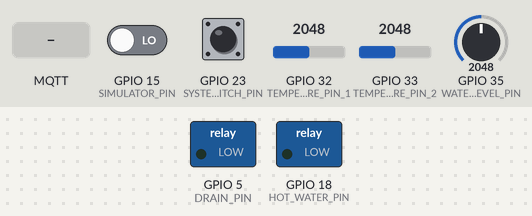
A program run on a simulated ESP32. On the bench: switched loads named in the program (green lamp = pin HIGH). Inputs (shaded band) come from the test bench; at power-on: GPIO 23 (SYSTEM_SWITCH_PIN) LOW, GPIO 15 (SIMULATOR_PIN) LOW, GPIO 32 (TEMPERATURE_PIN_1) = 2048, GPIO 33 (TEMPERATURE_PIN_2) = 2048, GPIO 35 (WATER_LEVEL_PIN) = 2048. WiFi joins after 1.5 s; servers stay silent unless stated; no MQTT or app messages arrive unless stated; what the program prints to the serial monitor is not drawn.

Above: at 2.7 s.
2.8 s: GPIO 23 (SYSTEM_SWITCH_PIN) pulled HIGH for 1 s
At 4.7 s:
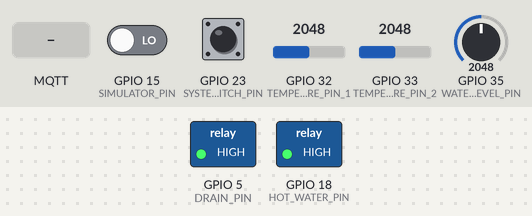
7.0 s: MQTT message "0" arrives on the first subscribed topic
8.5 s: MQTT message "0" arrives on the second subscribed topic
10.0 s: GPIO 23 (SYSTEM_SWITCH_PIN) pulled HIGH for 3.2 s
At 12.0 s:
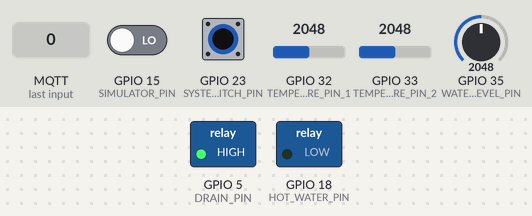
15.0 s: MQTT message "0" arrives on the third subscribed topic
Timing chart, 0 to 17.5 s (numbered marks = the images above; inputs shaded):
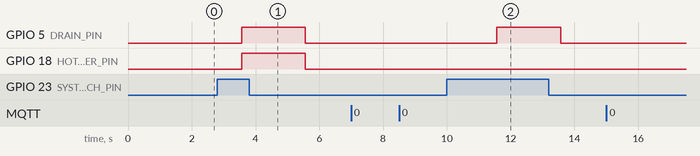

The program:

main.cpp
```cpp
/* This code is released under CC0 1.0 Universal (Public Domain).
 * You can copy, modify, and distribute it for any purpose.
 */

// This code controls a bathtube

#include <Arduino.h>

#include <PubSubClient.h>
#include <WiFi.h>

// Pin definitions
constexpr int SYSTEM_SWITCH_PIN = 23;
constexpr int TEMPERATURE_PIN_1 = 32;
constexpr int TEMPERATURE_PIN_2 = 33;
constexpr int WATER_LEVEL_PIN = 35;
constexpr int HOT_WATER_PIN = 18;
constexpr int COLD_WATER_PIN = 19;
constexpr int DRAIN_PIN = 5;
constexpr int SIMULATOR_PIN = 15;

constexpr int ADC_RESOLUTION = 4095;

constexpr float THERMISTOR_BETA = 3950;

constexpr float WATER_MIN_MEASUREMENT_CM = 0.0;
constexpr float WATER_MAX_MEASUREMENT_CM = 100.0;

// Hysteresis settings
constexpr float HYSTERESIS_TEMP = 0.5;  // degrees Celsius
constexpr float HYSTERESIS_LEVEL = 2.0; // cm

const char* WIFI_SSID = "Wokwi-GUEST";
const char* WIFI_PASSWORD = "";

// MQTT / Ubidots Configuration
constexpr const char* MQTT_BROKER = "industrial.api.ubidots.com";
constexpr int MQTT_PORT = 1883;
constexpr const char* MQTT_CLIENTID = "Bathtub";
constexpr const char* UBIDOTS_TOKEN = "BBUS-6aZS0jNXGwWelkXlikrfk96WVKKuCI";

// Device Label (The 'Device' in Ubidots)
constexpr const char* DEVICE_LABEL = "bathtub";

// MQTT variable Labels from device to broker
constexpr const char* VAR_TEMP_AVG = "avg-temperature";
constexpr const char* VAR_LEVEL = "water-level";
constexpr const char* VAR_HOT_WATER = "hot-water-status";
constexpr const char* VAR_COLD_WATER = "cold-water-status";
constexpr const char* VAR_DRAIN = "drain-status";
constexpr const char* VAR_SYSTEM_ACTIVE = "system-active";

// MQTT variable Labels from broker to device
// Note: We append "/lv" in the topic string to get the "Last Value" only
constexpr const char* VAR_CONF_TEMP_MAX = "temp-max";
constexpr const char* VAR_CONF_TEMP_MIN = "temp-min";
constexpr const char* VAR_CONF_LEVEL_MAX = "level-max";
constexpr const char* VAR_CONF_LEVEL_MIN = "level-min";

constexpr unsigned long UPDATE_DELAY_MS = 2000;

// Logic Constants
constexpr int STATE_LOW = 0;
constexpr int STATE_OPTIMAL = 1;
constexpr int STATE_HIGH = 2;

constexpr int CLOSED = 0;
constexpr int OPEN = 1;

// Group monitored data into a single structure
struct SystemState {
    float temp1;
    float temp2;
    float water_level;
    int hot_status;
    int cold_status;
    int drain_status;
    int system_switch_state;
};

struct SimulationState {
    int active;
    float temp1;
    float temp2;
    float water_level;
};

// Global Variables
WiFiClient espClient;
PubSubClient mqtt(espClient);

unsigned long next_update_time;

// Control Configuration (Default values, updated via MQTT)
float config_temp_max = 40.0;
float config_temp_min = 35.0;
float config_level_max = 40.0; // in cm
float config_level_min = 50.0; // in cm

// Hysteresis State Tracking
int current_temp_state = STATE_OPTIMAL;
int current_level_state = STATE_OPTIMAL;

SimulationState simulation_state = {0, 25.0, 25.0, 0.0};

// Convert analog NTC reading to Celsius
float readTemperature(int pin) {
    if (!simulation_state.active) {
        int analog_value = analogRead(pin);
        // Avoid division by zero if reading is 0 or 4095
        if (analog_value == 0 || analog_value >= ADC_RESOLUTION)
            return -273.15;

        return 1.0 /
            (log(1.0 / (ADC_RESOLUTION / (float)analog_value - 1)) /
                    THERMISTOR_BETA +
                1.0 / 298.15) -
            273.15;
    } else {
        // simulation
        if (pin == TEMPERATURE_PIN_1) {
            return simulation_state.temp1;
        } else {
            // pin == TEMPERATURE_PIN_2
            return simulation_state.temp2;
        }
    }
}

float readWaterLevel(int pin) {
    if (!simulation_state.active) {
        int analog_value = analogRead(pin);

        return WATER_MIN_MEASUREMENT_CM +
            ((float)analog_value / ADC_RESOLUTION) *
            (WATER_MAX_MEASUREMENT_CM - WATER_MIN_MEASUREMENT_CM);
    } else {
        // simulation
        return simulation_state.water_level;
    }
}

// Logic to determine Temperature State with Hysteresis
int getTemperatureState(float current_temp, int previous_state) {
    if (previous_state == STATE_LOW) {
        if (current_temp > config_temp_min + HYSTERESIS_TEMP) {
            return STATE_OPTIMAL;
        }
    } else if (previous_state == STATE_HIGH) {
        if (current_temp < config_temp_max - HYSTERESIS_TEMP) {
            return STATE_OPTIMAL;
        }
    } else { // previous_state == OPTIMAL
        if (current_temp < config_temp_min) {
            return STATE_LOW;
        }
        if (current_temp > config_temp_max)
            return STATE_HIGH;
    }
    return previous_state;
}

// Logic to determine Level State with Hysteresis
int getLevelState(float current_level, int previous_state) {
    if (previous_state == STATE_LOW) {
        if (current_level > config_level_min + HYSTERESIS_LEVEL) {
            return STATE_OPTIMAL;
        }
    } else if (previous_state == STATE_HIGH) {
        if (current_level < config_level_max - HYSTERESIS_LEVEL) {
            return STATE_OPTIMAL;
        }
    } else { // previous_state == OPTIMAL
        if (current_level <= config_level_min) {
            return STATE_LOW;
        }
        if (current_level >= config_level_max) {
            return STATE_HIGH;
        }
    }
    return previous_state;
}

void connectWiFi() {
    Serial.print("[WiFi] Connecting to ");
    Serial.print(WIFI_SSID);
    WiFi.begin(WIFI_SSID, WIFI_PASSWORD);
    while (WiFi.status() != WL_CONNECTED) {
        delay(500);
        Serial.print(".");
    }
    Serial.println("\n[WiFi] Connected!");
}

// Callback executed when a subscribed variable changes in the broker
void mqttCallback(char* topic, byte* payload, unsigned int length) {
    // Convert payload to a C-string
    char message[length + 1];
    memcpy(message, payload, length);
    message[length] = '\0';

    // Convert to float value
    float value = atof(message);

    Serial.print("[MQTT] Received on [");
    Serial.print(topic);
    Serial.print("]: ");
    Serial.println(value);

    // Identify which variable this message belongs to and update globals
    // We check if the topic string contains the variable label
    if (strstr(topic, VAR_CONF_TEMP_MAX) != nullptr) {
        config_temp_max = value;
        Serial.printf(
            "[CONFIG] Max Temp updated to: %.2f.C\r\n", config_temp_max);
    } else if (strstr(topic, VAR_CONF_TEMP_MIN) != nullptr) {
        config_temp_min = value;
        Serial.printf(
            "[CONFIG] Min Temp updated to: %.2f.C\r\n", config_temp_min);
    } else if (strstr(topic, VAR_CONF_LEVEL_MAX) != nullptr) {
        config_level_max = value;
        Serial.printf(
            "[CONFIG] Max Level updated to: %fcm\r\n", config_level_max);
    } else if (strstr(topic, VAR_CONF_LEVEL_MIN) != nullptr) {
        config_level_min = value;
        Serial.printf(
            "[CONFIG] Min Level updated to: %fcm\r\n", config_level_min);
    }
}

void connectMQTT() {
    mqtt.setServer(MQTT_BROKER, MQTT_PORT);
    mqtt.setCallback(mqttCallback);

    while (!mqtt.connected()) {
        Serial.print("[MQTT] Connecting to Ubidots...");

        // Connect with Token as username, empty password
        if (mqtt.connect(MQTT_CLIENTID, UBIDOTS_TOKEN, "")) {
            Serial.println(" Connected!");

            // Subscribe to Configuration Topics
            char sub_topic[100];

            // Subscribe Max Temp
            snprintf(sub_topic, sizeof(sub_topic), "/v1.6/devices/%s/%s/lv",
                DEVICE_LABEL, VAR_CONF_TEMP_MAX);
            mqtt.subscribe(sub_topic);

            // Subscribe Min Temp
            snprintf(sub_topic, sizeof(sub_topic), "/v1.6/devices/%s/%s/lv",
                DEVICE_LABEL, VAR_CONF_TEMP_MIN);
            mqtt.subscribe(sub_topic);

            // Subscribe Max Level
            snprintf(sub_topic, sizeof(sub_topic), "/v1.6/devices/%s/%s/lv",
                DEVICE_LABEL, VAR_CONF_LEVEL_MAX);
            mqtt.subscribe(sub_topic);

            // Subscribe Min Level
            snprintf(sub_topic, sizeof(sub_topic), "/v1.6/devices/%s/%s/lv",
                DEVICE_LABEL, VAR_CONF_LEVEL_MIN);
            mqtt.subscribe(sub_topic);

            Serial.println("[MQTT] Subscribed to configuration topics.");

        } else {
            Serial.print(" failed (rc=");
            Serial.print(mqtt.state());
            Serial.println("). Retrying in 2s...");
            delay(2000);
        }
    }
}

void publishToBroker(const SystemState& state) {
    const size_t MSG_BUFFER_SIZE = 256;
    char payload[MSG_BUFFER_SIZE];

    // Format the JSON using the struct members
    float avg_temp = (state.temp1 + state.temp2) / 2.0;
    int ret = snprintf(payload, MSG_BUFFER_SIZE,
        "{\"%s\": %.2f, \"%s\": %.2f, \"%s\": %d, \"%s\": %d, \"%s\": %d, "
        "\"%s\": %d}",
        VAR_TEMP_AVG, avg_temp, VAR_LEVEL, state.water_level, VAR_HOT_WATER,
        state.hot_status, VAR_COLD_WATER, state.cold_status, VAR_DRAIN,
        state.drain_status, VAR_SYSTEM_ACTIVE, state.system_switch_state);

    // Validate and Publish
    if (ret >= 0 && ret < MSG_BUFFER_SIZE) {
        char topic[100];
        snprintf(topic, sizeof(topic), "/v1.6/devices/%s", DEVICE_LABEL);

        Serial.print("[MQTT] Publishing: ");
        Serial.println(payload);

        mqtt.publish(topic, payload);
    } else {
        Serial.println("[Error] Payload truncation occurred.");
    }
}

// This function contains the algorithm for the actuators
void evaluateBusinessRules(SystemState& state) {
    // Safety Rule: If switch is OFF, everything is CLOSED.
    if (state.system_switch_state == LOW) {
        state.hot_status = CLOSED;
        state.cold_status = CLOSED;
        state.drain_status = CLOSED;
        return;
    }

    // Calculate the states taking in account the histheresy
    float avg_temp = (state.temp1 + state.temp2) / 2.0;
    current_temp_state = getTemperatureState(avg_temp, current_temp_state);
    current_level_state = getLevelState(state.water_level, current_level_state);

    // Define Decision Matrices
    const int HOT_MATRIX[3][3] = {
        {OPEN, OPEN, CLOSED},   // Level LOW
        {OPEN, CLOSED, CLOSED}, // Level OPTIMAL
        {OPEN, CLOSED, CLOSED}  // Level HIGH
    };

    const int COLD_MATRIX[3][3] = {
        {CLOSED, OPEN, OPEN},   // Level LOW
        {CLOSED, CLOSED, OPEN}, // Level OPTIMAL
        {CLOSED, CLOSED, OPEN}  // Level HIGH
    };

    const int DRAIN_MATRIX[3][3] = {
        {CLOSED, CLOSED, CLOSED}, // Level LOW
        {CLOSED, CLOSED, CLOSED}, // Level OPTIMAL
        {OPEN, OPEN, OPEN}        // Level HIGH
    };

    // Apply Logic
    state.hot_status = HOT_MATRIX[current_level_state][current_temp_state];
    state.cold_status = COLD_MATRIX[current_level_state][current_temp_state];
    state.drain_status = DRAIN_MATRIX[current_level_state][current_temp_state];
}

// This function updates the controls based on the algorithm defined elsewhere
void updateHardware(const SystemState& state) {
    digitalWrite(HOT_WATER_PIN, state.hot_status);
    digitalWrite(COLD_WATER_PIN, state.cold_status);
    digitalWrite(DRAIN_PIN, state.drain_status);
}

// Updates the physics simulation if active, or syncs state if inactive
void updateSimulation(const SystemState& physical_state) {
    if (simulation_state.active) {
        // Simulation Constants
        constexpr float TEMP_AMBIENT = 25.0;     // Environment temp
        constexpr float TEMP_HOT_SOURCE = 60.0;  // Hot faucet temp
        constexpr float TEMP_COLD_SOURCE = 20.0; // Cold faucet temp

        constexpr float FLOW_RATE_IN = 2.0;    // cm height increase per update
        constexpr float FLOW_RATE_DRAIN = 3.0; // cm height decrease per update

        constexpr float MIXING_FACTOR =
            0.15; // Speed of temp equalization between sensors
        constexpr float COOLING_FACTOR =
            0.02; // Speed of heat loss to environment

        // Calculate mass proxy (Volume per side = Level / 2)
        // We use a small epsilon to avoid division by zero
        float current_mass = max(simulation_state.water_level, 0.1f);

        // --- 1. Water Level Update ---
        float added_level = 0.0;

        if (physical_state.hot_status == OPEN) {
            added_level += FLOW_RATE_IN;
        }
        if (physical_state.cold_status == OPEN) {
            added_level += FLOW_RATE_IN;
        }

        // Apply level changes
        simulation_state.water_level += added_level;

        if (physical_state.drain_status == OPEN) {
            simulation_state.water_level -= FLOW_RATE_DRAIN;
        }

        // Clamp level limits
        if (simulation_state.water_level < 0.0)
            simulation_state.water_level = 0.0;
        if (simulation_state.water_level > 100.0)
            simulation_state.water_level = 100.0;

        // --- 2. Thermal Update (Mass weighted average) ---
        // New Temp = ((CurrentMass * CurrentTemp) + (AddedMass * SourceTemp)) /
        // TotalMass

        // Hot side (Sensor 1) receives Hot water directly
        if (physical_state.hot_status == OPEN) {
            simulation_state.temp1 = ((current_mass * simulation_state.temp1) +
                                         (FLOW_RATE_IN * TEMP_HOT_SOURCE)) /
                (current_mass + FLOW_RATE_IN);
        }

        // Cold side (Sensor 2) receives Cold water directly
        if (physical_state.cold_status == OPEN) {
            simulation_state.temp2 = ((current_mass * simulation_state.temp2) +
                                         (FLOW_RATE_IN * TEMP_COLD_SOURCE)) /
                (current_mass + FLOW_RATE_IN);
        }

        // --- 3. Mixing (Heat exchange between bodies) ---
        // Temperature flows from high to low
        float temp_diff = simulation_state.temp1 - simulation_state.temp2;
        simulation_state.temp1 -= temp_diff * MIXING_FACTOR;
        simulation_state.temp2 += temp_diff * MIXING_FACTOR;

        // --- 4. Ambient Cooling ---
        // Both sides lose heat to environment
        simulation_state.temp1 -=
            (simulation_state.temp1 - TEMP_AMBIENT) * COOLING_FACTOR;
        simulation_state.temp2 -=
            (simulation_state.temp2 - TEMP_AMBIENT) * COOLING_FACTOR;

    } else {
        // Simulation not active: Sync internal state with physical sensors
        // This ensures that if we toggle simulation ON, it starts from current
        // values
        simulation_state.temp1 = physical_state.temp1;
        simulation_state.temp2 = physical_state.temp2;
        simulation_state.water_level = physical_state.water_level;
    }
}

// Setup called automatically at initialization
void setup() {
    Serial.begin(115200);

    // Configure GPIOs
    pinMode(SYSTEM_SWITCH_PIN, INPUT);
    pinMode(HOT_WATER_PIN, OUTPUT);
    pinMode(COLD_WATER_PIN, OUTPUT);
    pinMode(DRAIN_PIN, OUTPUT);

    connectWiFi();
    connectMQTT();

    next_update_time = millis();
}

// Main loop, executed automatically and constantly
void loop() {
    // Reconnect if connection is lost
    if (!mqtt.connected()) {
        connectMQTT();
    }
    mqtt.loop(); // Handle incoming messages and keepalive

    unsigned long now = millis();

    // Non-blocking delay for publishing data
    if (now > next_update_time) {
        next_update_time += UPDATE_DELAY_MS;

        SystemState current_state;

        // Read Inputs (Hardware or Simulation)
        simulation_state.active = digitalRead(SIMULATOR_PIN);

        current_state.temp1 = readTemperature(TEMPERATURE_PIN_1);
        current_state.temp2 = readTemperature(TEMPERATURE_PIN_2);

        current_state.water_level = readWaterLevel(WATER_LEVEL_PIN);
        current_state.system_switch_state = digitalRead(SYSTEM_SWITCH_PIN);

        // Print data in the serial port
        float avg_temp = (current_state.temp1 + current_state.temp2) / 2.0;
        Serial.printf("\r\n");
        Serial.printf(
            "Current temperature: %.2f.C  (Temp1=%.1f, Temp2=%.1f)\r\n",
            avg_temp, current_state.temp1, current_state.temp2);
        Serial.printf(
            "Current water level: %.2fcm\r\n", current_state.water_level);
        Serial.printf("Temperature control: %.1f.C - %.1f.C\r\n",
            config_temp_min, config_temp_max);
        Serial.printf("      Water control: %.1fcm - %.1fcm\r\n",
            config_level_min, config_level_max);

        evaluateBusinessRules(current_state);
        updateHardware(current_state);
        publishToBroker(current_state);
        updateSimulation(current_state);
    }
}
```

Measured:
- after the input at 2.8 s, GPIO 5 (DRAIN_PIN), GPIO 18 (HOT_WATER_PIN): LOW → HIGH after 0.77 s, → LOW 2.0 s later
- after the input at 7.0 s, every drawn part: stays the same
- after the input at 8.5 s, every drawn part: stays the same
- after the input at 10.0 s, GPIO 5 (DRAIN_PIN): LOW → HIGH after 1.6 s, → LOW 2.0 s later
- after the input at 15.0 s, every drawn part: stays the same
